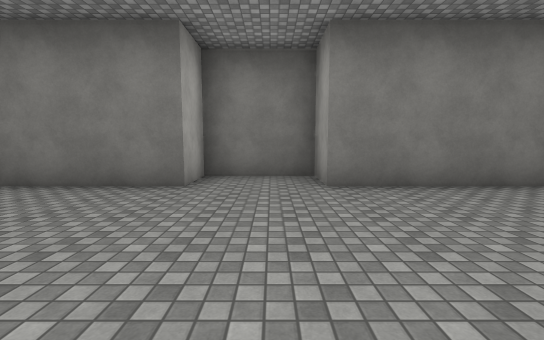
View 1 (above)

14 first-person views from a walk through a Unity game level. The camera is 1.4 m above the floor, tilts 6° down and sees 90° across. The floor is counted in squares, 2 m on a side. Each view is taken from the middle of a square. On the plan, view 1 faces up. The plan holds only what a view shows up to about 9 squares ahead; the rest is blank. The place goes on beyond the plan. The player character is not drawn. Surface patterns are stand-ins for the level's own textures.

View 2
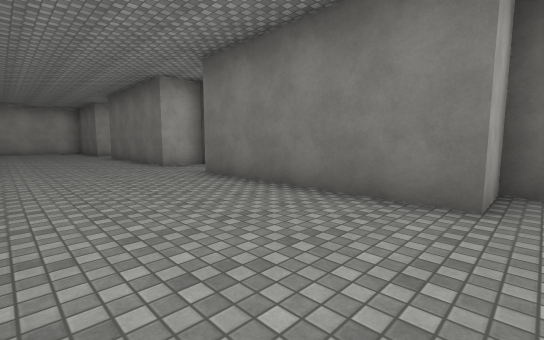

View 3
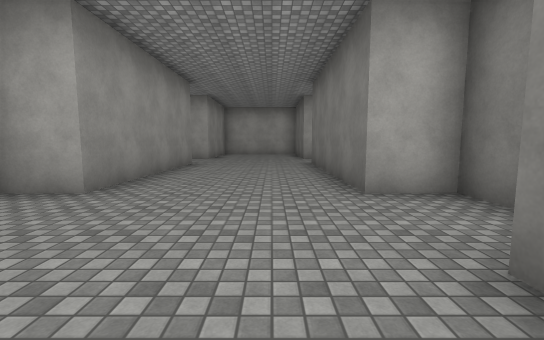

View 4
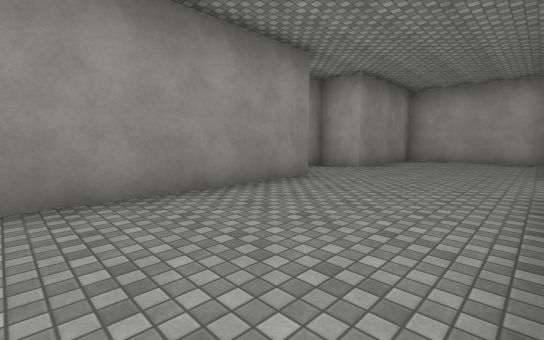

View 5
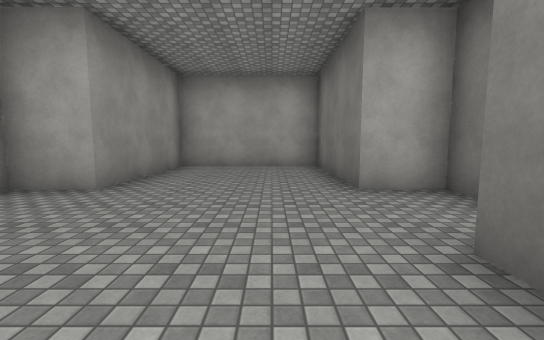

View 6
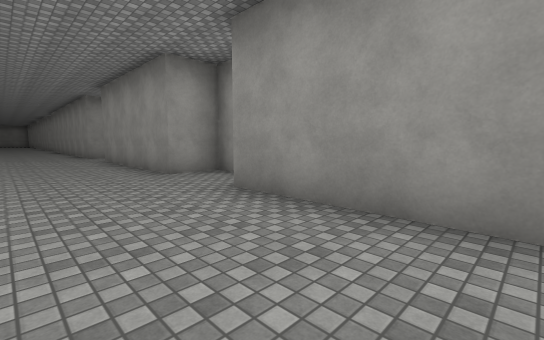

View 7
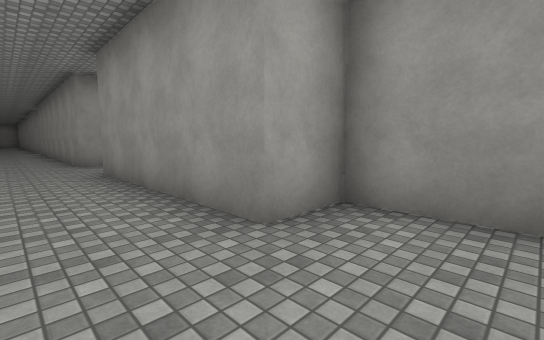

View 8
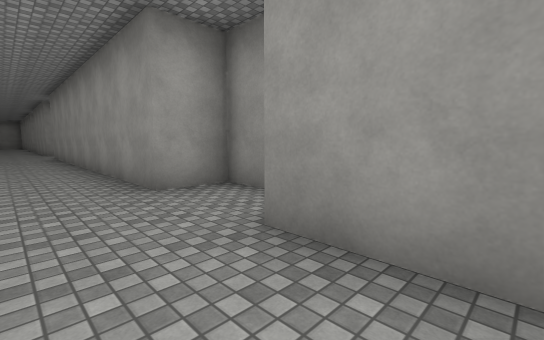

View 9
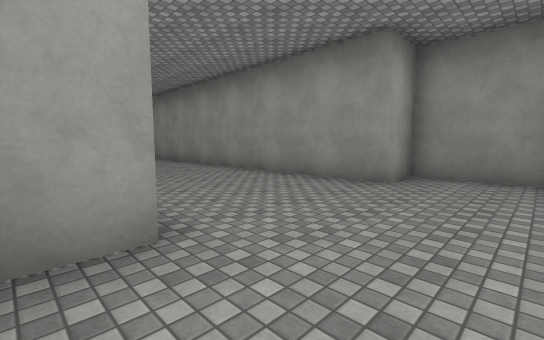

View 10
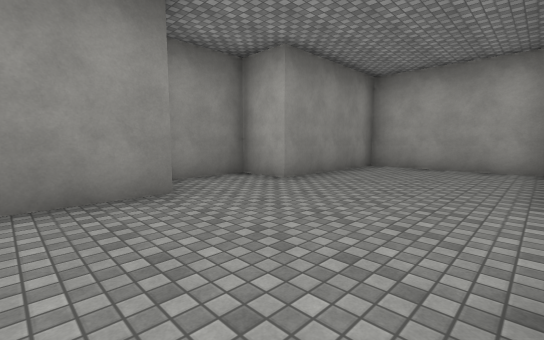

View 11
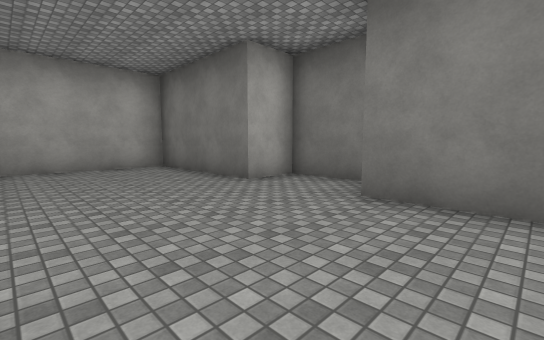

View 12
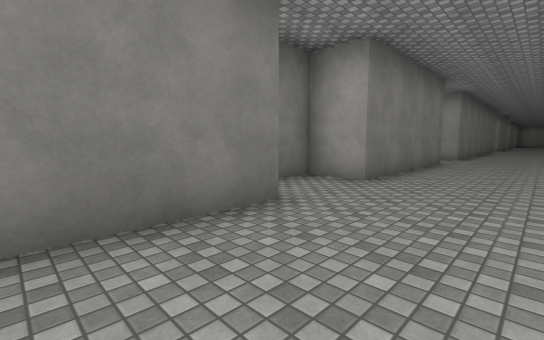

View 13
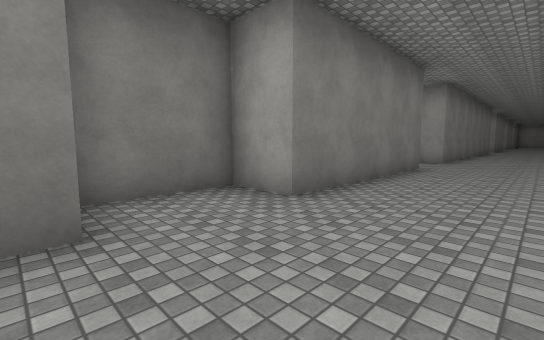

View 14
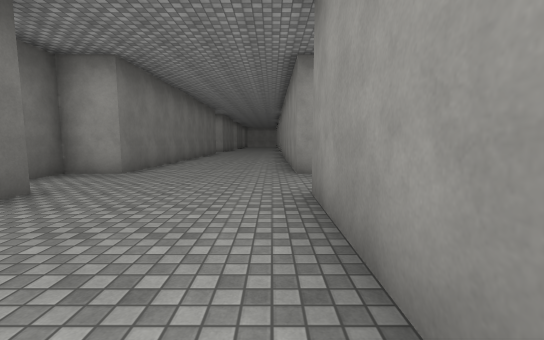

### Floor plan
Points are (right, up) in squares from view 1. A wall is a line through its corners. A room is listed if a view was taken in it or the views show most of it. See-through windows are left out.
Room 1 (views 1, 2, 3, 4, 5, 6, 7, 8, 9, 10, 11, 12, 13, 14)
walls: (-8.1, -0.8) (-6.4, -0.8) (-6.4, 0.5) (-1.4, 0.5); (-13.8, 0.5) (-8.6, 0.5) (-8.6, -0.8); (-14.2, 5.5) (-15.9, 5.5) (-15.9, 4.3) (-19.6, 4.3) (-19.6, 0.5) (-15.9, 0.5) (-15.9, -0.8) (-14.1, -0.8); (-1.1, -0.8) (0.9, -0.8) (0.9, 0.5) (4.5, 0.5); (4.4, 4.3) (0.9, 4.3) (0.9, 5.5) (-1.4, 5.5) (-1.4, 4.3) (-6.4, 4.3) (-6.4, 5.5) (-8.6, 5.5) (-8.6, 4.3) (-13.8, 4.3)

Positions as (right, up) in squares from view 1, and headings:
1: (0, 0), facing up
2: (-1, 1), facing up-left
3: (-5, 3), facing left
4: (-9, 4), facing down-left
5: (-12, 3), facing left
6: (-12, 3), facing down-right
7: (-8, 2), facing down-right
8: (-3, 2), facing down-right
9: (-1, 5), facing down-right
10: (-12, 4), facing down-left
11: (-12, 1), facing up-left
12: (-11, 2), facing up-right
13: (-9, 2), facing up-right
14: (-5, 1), facing right
